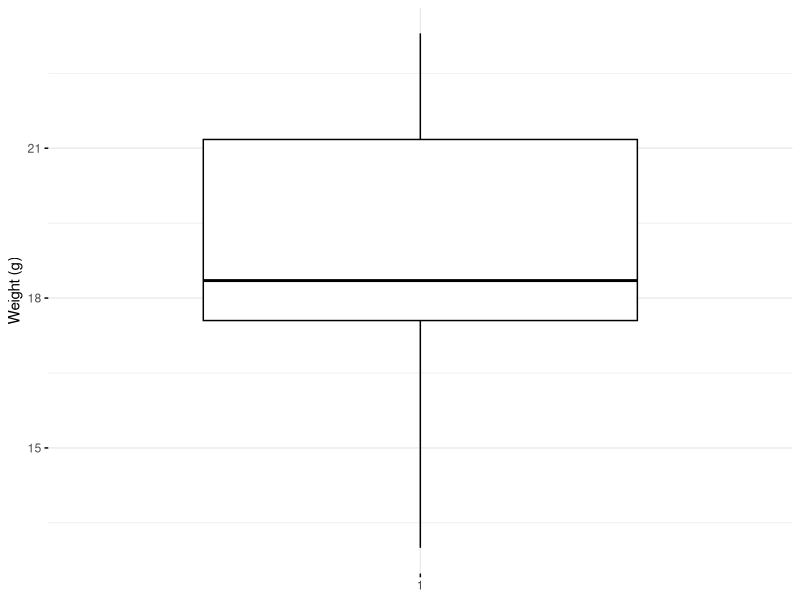
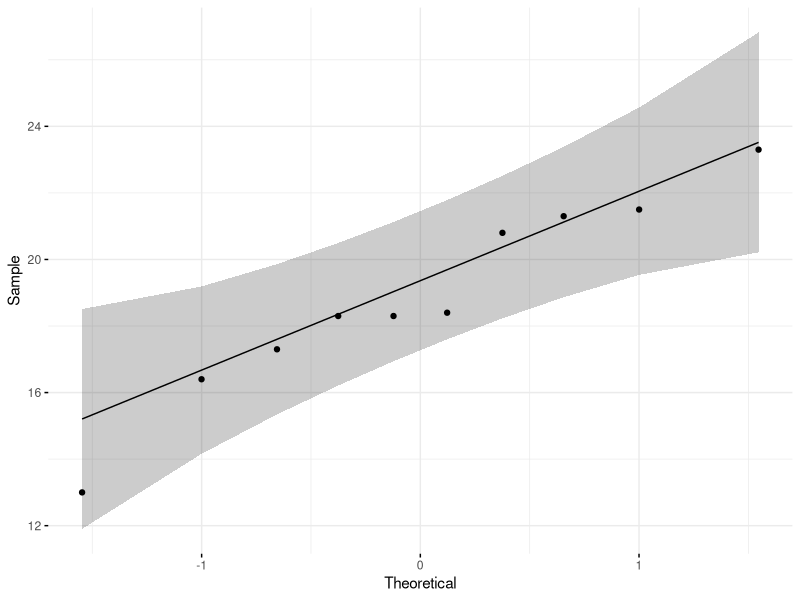
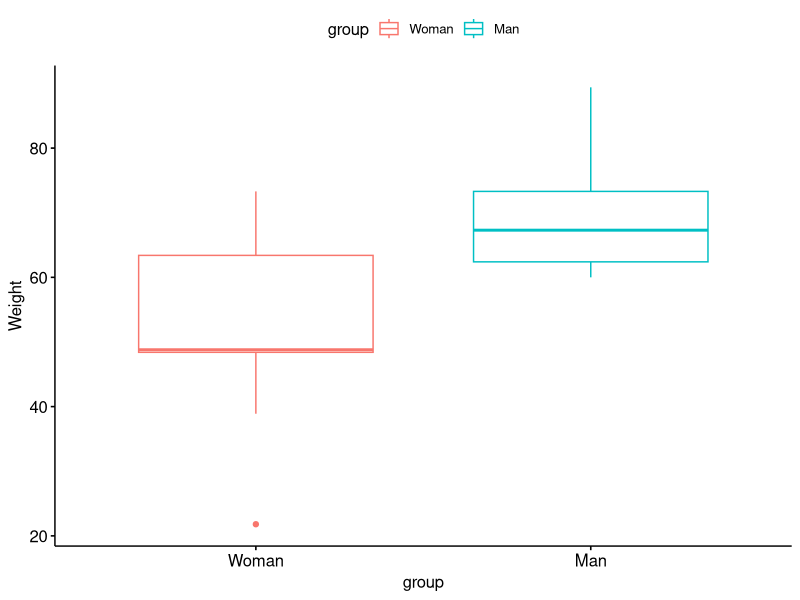

The R script that drew these images, in order:
# 정규성검정
library(ggpubr, quiet = TRUE)

set.seed(1234)
my_data <- data.frame(
  name = paste0(rep("M_", 10), 1:10),
  weight = round(rnorm(10,20,3), 1)
  )
my_data

library(dplyr, quietly = TRUE)
sample_n(tbl = my_data, size = 10, replace = FALSE)

summary(my_data$weight)

ggboxplot(
  my_data$weight, 
  ylab = 'Weight (g)',
  xlab = FALSE,
  ggthem = theme_minimal()
)
shapiro.test(my_data$weight)
ggqqplot(my_data$weight, ggtheme = theme_minimal())

res <- t.test(my_data$weight, mu = 25, alternative = 'less')
res
t.test(my_data$weight, mu = 25, alternative = 'greater')

res$p.value
res$estimate
res$conf.int

women_weight <- c(38.9, 61.2, 73.3, 21.8, 63.4, 64.6, 48.4, 48.8, 48.5)
men_weight <- c(67.8, 60, 63.4, 76, 89.4, 73.3, 67.3, 61.3, 62.4)
my_data <- data.frame(
  group = rep(c("Woman","Man"), each = 9),
  weight = c(women_weight, men_weight)

  )
my_data
group_by(my_data, group) %>% 
  summarise(
    count = n(),
    median = median(weight, na.rm = TRUE), 
    IQR = IQR(weight, na.rm = TRUE)
  )

library("ggpubr")
ggboxplot(my_data, 
          x = "group", 
          y = "weight", 
          color = 'group', 
          ylab = "Weight")

with(my_data, shapiro.test(weight[group == "Man"]))


wilcox.test(women_weight, men_weight)
wilcox.test(weight~group, data=my_data, exact = FALSE)
